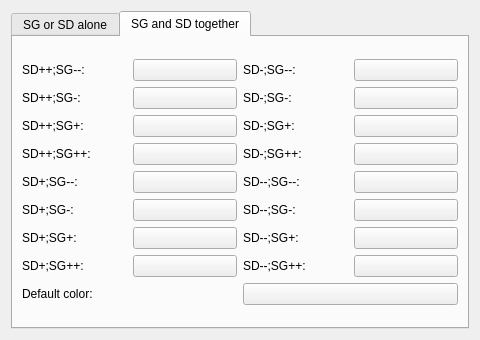
<?xml version="1.0" encoding="UTF-8"?>
<ui version="4.0">
 <class>ColorsDialog</class>
 <widget class="QDialog" name="ColorsDialog">
  <property name="geometry">
   <rect>
    <x>0</x>
    <y>0</y>
    <width>480</width>
    <height>340</height>
   </rect>
  </property>
  <property name="windowTitle">
   <string>Rectangles Colors</string>
  </property>
  <layout class="QVBoxLayout" name="verticalLayout">
   <item>
    <widget class="QTabWidget" name="_tabWidget">
     <property name="currentIndex">
      <number>1</number>
     </property>
     <widget class="QWidget" name="_aloneTab">
      <attribute name="title">
       <string>SG or SD alone</string>
      </attribute>
      <layout class="QVBoxLayout" name="verticalLayout_2">
       <item>
        <layout class="QFormLayout" name="_formLayout">
         <item row="0" column="0">
          <widget class="QLabel" name="_alone_default_label">
           <property name="text">
            <string>Default color:</string>
           </property>
          </widget>
         </item>
         <item row="0" column="1">
          <widget class="QPushButton" name="_alone_default_button">
           <property name="text">
            <string/>
           </property>
          </widget>
         </item>
         <item row="1" column="0">
          <widget class="QLabel" name="_alone_d_plusplus_label">
           <property name="text">
            <string>SD++ or SG--:</string>
           </property>
          </widget>
         </item>
         <item row="1" column="1">
          <widget class="QPushButton" name="_alone_d_plusplus_button">
           <property name="text">
            <string/>
           </property>
          </widget>
         </item>
         <item row="2" column="0">
          <widget class="QLabel" name="_alone_d_plus_label">
           <property name="text">
            <string>SD+ or SG-:</string>
           </property>
          </widget>
         </item>
         <item row="2" column="1">
          <widget class="QPushButton" name="_alone_d_plus_button">
           <property name="text">
            <string/>
           </property>
          </widget>
         </item>
         <item row="3" column="0">
          <widget class="QLabel" name="_alone_d_minus_label">
           <property name="text">
            <string>SD- or SG+:</string>
           </property>
          </widget>
         </item>
         <item row="3" column="1">
          <widget class="QPushButton" name="_alone_d_minus_button">
           <property name="text">
            <string/>
           </property>
          </widget>
         </item>
         <item row="4" column="0">
          <widget class="QLabel" name="_alone_d_minusminus_label">
           <property name="text">
            <string>SD-- or SG++:  </string>
           </property>
          </widget>
         </item>
         <item row="4" column="1">
          <widget class="QPushButton" name="_alone_d_minusminus_button">
           <property name="text">
            <string/>
           </property>
          </widget>
         </item>
        </layout>
       </item>
      </layout>
     </widget>
     <widget class="QWidget" name="_togetherTab">
      <attribute name="title">
       <string>SG and SD together</string>
      </attribute>
      <layout class="QVBoxLayout" name="verticalLayout_3">
       <item>
        <layout class="QGridLayout" name="_gridLayout_2">
         <item row="1" column="0">
          <widget class="QLabel" name="_together_default_label">
           <property name="text">
            <string>Default color:</string>
           </property>
          </widget>
         </item>
         <item row="1" column="1">
          <widget class="QPushButton" name="_together_default_button">
           <property name="text">
            <string/>
           </property>
          </widget>
         </item>
         <item row="0" column="0" colspan="2">
          <layout class="QGridLayout" name="_gridLayout">
           <item row="0" column="0">
            <widget class="QLabel" name="_together_d_plusplus_g_minusminus_label">
             <property name="text">
              <string>SD++;SG--:</string>
             </property>
            </widget>
           </item>
           <item row="0" column="1">
            <widget class="QPushButton" name="_together_d_plusplus_g_minusminus_button">
             <property name="text">
              <string/>
             </property>
            </widget>
           </item>
           <item row="0" column="2">
            <widget class="QLabel" name="_together_d_minus_g_minusminus_label">
             <property name="text">
              <string>SD-;SG--:</string>
             </property>
            </widget>
           </item>
           <item row="0" column="3">
            <widget class="QPushButton" name="_together_d_minus_g_minusminus_button">
             <property name="text">
              <string/>
             </property>
            </widget>
           </item>
           <item row="1" column="0">
            <widget class="QLabel" name="_together_d_plusplus_g_minus_label">
             <property name="text">
              <string>SD++;SG-:</string>
             </property>
            </widget>
           </item>
           <item row="1" column="1">
            <widget class="QPushButton" name="_together_d_plusplus_g_minus_button">
             <property name="text">
              <string/>
             </property>
            </widget>
           </item>
           <item row="1" column="2">
            <widget class="QLabel" name="_together_d_minus_g_minus_label">
             <property name="text">
              <string>SD-;SG-:</string>
             </property>
            </widget>
           </item>
           <item row="1" column="3">
            <widget class="QPushButton" name="_together_d_minus_g_minus_button">
             <property name="text">
              <string/>
             </property>
            </widget>
           </item>
           <item row="2" column="0">
            <widget class="QLabel" name="_together_d_plusplus_g_plus_label">
             <property name="text">
              <string>SD++;SG+:</string>
             </property>
            </widget>
           </item>
           <item row="2" column="1">
            <widget class="QPushButton" name="_together_d_plusplus_g_plus_button">
             <property name="text">
              <string/>
             </property>
            </widget>
           </item>
           <item row="2" column="2">
            <widget class="QLabel" name="_together_d_minus_g_plus_label">
             <property name="text">
              <string>SD-;SG+:</string>
             </property>
            </widget>
           </item>
           <item row="2" column="3">
            <widget class="QPushButton" name="_together_d_minus_g_plus_button">
             <property name="text">
              <string/>
             </property>
            </widget>
           </item>
           <item row="3" column="0">
            <widget class="QLabel" name="_together_d_plusplus_g_plusplus_label">
             <property name="text">
              <string>SD++;SG++:  </string>
             </property>
            </widget>
           </item>
           <item row="3" column="1">
            <widget class="QPushButton" name="_together_d_plusplus_g_plusplus_button">
             <property name="text">
              <string/>
             </property>
            </widget>
           </item>
           <item row="3" column="2">
            <widget class="QLabel" name="_together_d_minus_g_plusplus_label">
             <property name="text">
              <string>SD-;SG++:  </string>
             </property>
            </widget>
           </item>
           <item row="3" column="3">
            <widget class="QPushButton" name="_together_d_minus_g_plusplus_button">
             <property name="text">
              <string/>
             </property>
            </widget>
           </item>
           <item row="4" column="0">
            <widget class="QLabel" name="_together_d_plus_g_minusminus_label">
             <property name="text">
              <string>SD+;SG--:</string>
             </property>
            </widget>
           </item>
           <item row="4" column="1">
            <widget class="QPushButton" name="_together_d_plus_g_minusminus_button">
             <property name="text">
              <string/>
             </property>
            </widget>
           </item>
           <item row="4" column="2">
            <widget class="QLabel" name="_together_d_minusminus_g_minusminus_label">
             <property name="text">
              <string>SD--;SG--:</string>
             </property>
            </widget>
           </item>
           <item row="4" column="3">
            <widget class="QPushButton" name="_together_d_minusminus_g_minusminus_button">
             <property name="text">
              <string/>
             </property>
            </widget>
           </item>
           <item row="5" column="0">
            <widget class="QLabel" name="_together_d_plus_g_minus_label">
             <property name="text">
              <string>SD+;SG-:</string>
             </property>
            </widget>
           </item>
           <item row="5" column="1">
            <widget class="QPushButton" name="_together_d_plus_g_minus_button">
             <property name="text">
              <string/>
             </property>
            </widget>
           </item>
           <item row="5" column="2">
            <widget class="QLabel" name="_together_d_minusminus_g_minus_label">
             <property name="text">
              <string>SD--;SG-:</string>
             </property>
            </widget>
           </item>
           <item row="5" column="3">
            <widget class="QPushButton" name="_together_d_minusminus_g_minus_button">
             <property name="text">
              <string/>
             </property>
            </widget>
           </item>
           <item row="6" column="0">
            <widget class="QLabel" name="_together_d_plus_g_plus_label">
             <property name="text">
              <string>SD+;SG+:</string>
             </property>
            </widget>
           </item>
           <item row="6" column="1">
            <widget class="QPushButton" name="_together_d_plus_g_plus_button">
             <property name="text">
              <string/>
             </property>
            </widget>
           </item>
           <item row="6" column="2">
            <widget class="QLabel" name="_together_d_minusminus_g_plus_label">
             <property name="text">
              <string>SD--;SG+:</string>
             </property>
            </widget>
           </item>
           <item row="6" column="3">
            <widget class="QPushButton" name="_together_d_minusminus_g_plus_button">
             <property name="text">
              <string/>
             </property>
            </widget>
           </item>
           <item row="7" column="0">
            <widget class="QLabel" name="_together_d_plus_g_plusplus_label">
             <property name="text">
              <string>SD+;SG++:  </string>
             </property>
            </widget>
           </item>
           <item row="7" column="1">
            <widget class="QPushButton" name="_together_d_plus_g_plusplus_button">
             <property name="text">
              <string/>
             </property>
            </widget>
           </item>
           <item row="7" column="2">
            <widget class="QLabel" name="_together_d_minusminus_g_plusplus_label">
             <property name="text">
              <string>SD--;SG++:  </string>
             </property>
            </widget>
           </item>
           <item row="7" column="3">
            <widget class="QPushButton" name="_together_d_minusminus_g_plusplus_button">
             <property name="text">
              <string/>
             </property>
            </widget>
           </item>
          </layout>
         </item>
        </layout>
       </item>
      </layout>
     </widget>
    </widget>
   </item>
  </layout>
 </widget>
 <tabstops>
  <tabstop>_tabWidget</tabstop>
  <tabstop>_alone_default_button</tabstop>
  <tabstop>_alone_d_plusplus_button</tabstop>
  <tabstop>_alone_d_plus_button</tabstop>
  <tabstop>_alone_d_minus_button</tabstop>
  <tabstop>_alone_d_minusminus_button</tabstop>
  <tabstop>_together_d_plusplus_g_minusminus_button</tabstop>
  <tabstop>_together_d_plusplus_g_minus_button</tabstop>
  <tabstop>_together_d_plusplus_g_plus_button</tabstop>
  <tabstop>_together_d_plusplus_g_plusplus_button</tabstop>
  <tabstop>_together_d_plus_g_minusminus_button</tabstop>
  <tabstop>_together_d_plus_g_minus_button</tabstop>
  <tabstop>_together_d_plus_g_plus_button</tabstop>
  <tabstop>_together_d_plus_g_plusplus_button</tabstop>
  <tabstop>_together_d_minus_g_minusminus_button</tabstop>
  <tabstop>_together_d_minus_g_minus_button</tabstop>
  <tabstop>_together_d_minus_g_plus_button</tabstop>
  <tabstop>_together_d_minus_g_plusplus_button</tabstop>
  <tabstop>_together_d_minusminus_g_minusminus_button</tabstop>
  <tabstop>_together_d_minusminus_g_minus_button</tabstop>
  <tabstop>_together_d_minusminus_g_plus_button</tabstop>
  <tabstop>_together_d_minusminus_g_plusplus_button</tabstop>
  <tabstop>_together_default_button</tabstop>
 </tabstops>
 <resources/>
 <connections/>
</ui>
